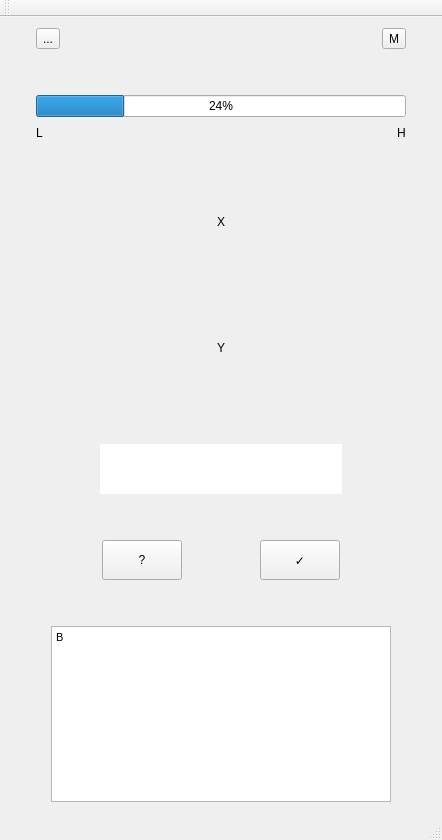
<?xml version="1.0" encoding="UTF-8"?>
<ui version="4.0">
 <class>MainWindow</class>
 <widget class="QMainWindow" name="MainWindow">
  <property name="geometry">
   <rect>
    <x>0</x>
    <y>0</y>
    <width>442</width>
    <height>840</height>
   </rect>
  </property>
  <property name="focusPolicy">
   <enum>Qt::ClickFocus</enum>
  </property>
  <property name="windowTitle">
   <string>AnyWord</string>
  </property>
  <widget class="QWidget" name="centralWidget">
   <layout class="QGridLayout" name="gridLayout">
    <item row="0" column="1">
     <layout class="QVBoxLayout" name="verticalLayout">
      <item>
       <layout class="QHBoxLayout" name="horizontalLayout_6">
        <item>
         <spacer name="horizontalSpacer_16">
          <property name="orientation">
           <enum>Qt::Horizontal</enum>
          </property>
          <property name="sizeType">
           <enum>QSizePolicy::Fixed</enum>
          </property>
          <property name="sizeHint" stdset="0">
           <size>
            <width>5</width>
            <height>20</height>
           </size>
          </property>
         </spacer>
        </item>
        <item>
         <widget class="QToolButton" name="toolButton">
          <property name="focusPolicy">
           <enum>Qt::NoFocus</enum>
          </property>
          <property name="text">
           <string>...</string>
          </property>
          <property name="arrowType">
           <enum>Qt::NoArrow</enum>
          </property>
         </widget>
        </item>
        <item>
         <spacer name="horizontalSpacer_15">
          <property name="orientation">
           <enum>Qt::Horizontal</enum>
          </property>
          <property name="sizeHint" stdset="0">
           <size>
            <width>40</width>
            <height>20</height>
           </size>
          </property>
         </spacer>
        </item>
        <item>
         <widget class="QToolButton" name="toolButton_2">
          <property name="focusPolicy">
           <enum>Qt::NoFocus</enum>
          </property>
          <property name="text">
           <string>M</string>
          </property>
         </widget>
        </item>
        <item>
         <spacer name="horizontalSpacer_14">
          <property name="orientation">
           <enum>Qt::Horizontal</enum>
          </property>
          <property name="sizeType">
           <enum>QSizePolicy::Fixed</enum>
          </property>
          <property name="sizeHint" stdset="0">
           <size>
            <width>5</width>
            <height>20</height>
           </size>
          </property>
         </spacer>
        </item>
       </layout>
      </item>
      <item>
       <spacer name="verticalSpacer">
        <property name="orientation">
         <enum>Qt::Vertical</enum>
        </property>
        <property name="sizeType">
         <enum>QSizePolicy::MinimumExpanding</enum>
        </property>
        <property name="sizeHint" stdset="0">
         <size>
          <width>20</width>
          <height>40</height>
         </size>
        </property>
       </spacer>
      </item>
      <item>
       <layout class="QHBoxLayout" name="horizontalLayout_5">
        <item>
         <spacer name="horizontalSpacer_13">
          <property name="orientation">
           <enum>Qt::Horizontal</enum>
          </property>
          <property name="sizeType">
           <enum>QSizePolicy::Fixed</enum>
          </property>
          <property name="sizeHint" stdset="0">
           <size>
            <width>5</width>
            <height>20</height>
           </size>
          </property>
         </spacer>
        </item>
        <item>
         <widget class="QProgressBar" name="ProgressBar">
          <property name="value">
           <number>24</number>
          </property>
         </widget>
        </item>
        <item>
         <spacer name="horizontalSpacer_12">
          <property name="orientation">
           <enum>Qt::Horizontal</enum>
          </property>
          <property name="sizeType">
           <enum>QSizePolicy::Fixed</enum>
          </property>
          <property name="sizeHint" stdset="0">
           <size>
            <width>5</width>
            <height>20</height>
           </size>
          </property>
         </spacer>
        </item>
       </layout>
      </item>
      <item>
       <layout class="QHBoxLayout" name="horizontalLayout_8">
        <item>
         <spacer name="horizontalSpacer_20">
          <property name="orientation">
           <enum>Qt::Horizontal</enum>
          </property>
          <property name="sizeType">
           <enum>QSizePolicy::Fixed</enum>
          </property>
          <property name="sizeHint" stdset="0">
           <size>
            <width>5</width>
            <height>20</height>
           </size>
          </property>
         </spacer>
        </item>
        <item>
         <widget class="QLabel" name="label">
          <property name="text">
           <string>L</string>
          </property>
         </widget>
        </item>
        <item>
         <spacer name="horizontalSpacer_21">
          <property name="orientation">
           <enum>Qt::Horizontal</enum>
          </property>
          <property name="sizeHint" stdset="0">
           <size>
            <width>40</width>
            <height>20</height>
           </size>
          </property>
         </spacer>
        </item>
        <item>
         <widget class="QLabel" name="label_2">
          <property name="text">
           <string>H</string>
          </property>
         </widget>
        </item>
        <item>
         <spacer name="horizontalSpacer_19">
          <property name="orientation">
           <enum>Qt::Horizontal</enum>
          </property>
          <property name="sizeType">
           <enum>QSizePolicy::Fixed</enum>
          </property>
          <property name="sizeHint" stdset="0">
           <size>
            <width>5</width>
            <height>20</height>
           </size>
          </property>
         </spacer>
        </item>
       </layout>
      </item>
      <item>
       <spacer name="verticalSpacer_6">
        <property name="orientation">
         <enum>Qt::Vertical</enum>
        </property>
        <property name="sizeHint" stdset="0">
         <size>
          <width>20</width>
          <height>40</height>
         </size>
        </property>
       </spacer>
      </item>
      <item>
       <layout class="QHBoxLayout" name="horizontalLayout">
        <item>
         <spacer name="horizontalSpacer_2">
          <property name="orientation">
           <enum>Qt::Horizontal</enum>
          </property>
          <property name="sizeHint" stdset="0">
           <size>
            <width>40</width>
            <height>20</height>
           </size>
          </property>
         </spacer>
        </item>
        <item>
         <widget class="QLabel" name="WordLabel">
          <property name="minimumSize">
           <size>
            <width>300</width>
            <height>100</height>
           </size>
          </property>
          <property name="text">
           <string>X</string>
          </property>
          <property name="textFormat">
           <enum>Qt::AutoText</enum>
          </property>
          <property name="alignment">
           <set>Qt::AlignCenter</set>
          </property>
         </widget>
        </item>
        <item>
         <spacer name="horizontalSpacer">
          <property name="orientation">
           <enum>Qt::Horizontal</enum>
          </property>
          <property name="sizeHint" stdset="0">
           <size>
            <width>40</width>
            <height>20</height>
           </size>
          </property>
         </spacer>
        </item>
       </layout>
      </item>
      <item>
       <spacer name="verticalSpacer_2">
        <property name="orientation">
         <enum>Qt::Vertical</enum>
        </property>
        <property name="sizeType">
         <enum>QSizePolicy::Fixed</enum>
        </property>
        <property name="sizeHint" stdset="0">
         <size>
          <width>20</width>
          <height>20</height>
         </size>
        </property>
       </spacer>
      </item>
      <item>
       <layout class="QHBoxLayout" name="horizontalLayout_3">
        <item>
         <spacer name="horizontalSpacer_7">
          <property name="orientation">
           <enum>Qt::Horizontal</enum>
          </property>
          <property name="sizeHint" stdset="0">
           <size>
            <width>40</width>
            <height>20</height>
           </size>
          </property>
         </spacer>
        </item>
        <item>
         <widget class="QLabel" name="MeaningLabel">
          <property name="minimumSize">
           <size>
            <width>200</width>
            <height>100</height>
           </size>
          </property>
          <property name="text">
           <string>Y</string>
          </property>
          <property name="alignment">
           <set>Qt::AlignCenter</set>
          </property>
         </widget>
        </item>
        <item>
         <spacer name="horizontalSpacer_6">
          <property name="orientation">
           <enum>Qt::Horizontal</enum>
          </property>
          <property name="sizeHint" stdset="0">
           <size>
            <width>40</width>
            <height>20</height>
           </size>
          </property>
         </spacer>
        </item>
       </layout>
      </item>
      <item>
       <spacer name="verticalSpacer_4">
        <property name="orientation">
         <enum>Qt::Vertical</enum>
        </property>
        <property name="sizeType">
         <enum>QSizePolicy::MinimumExpanding</enum>
        </property>
        <property name="sizeHint" stdset="0">
         <size>
          <width>20</width>
          <height>40</height>
         </size>
        </property>
       </spacer>
      </item>
      <item>
       <layout class="QHBoxLayout" name="horizontalLayout_4">
        <item>
         <spacer name="horizontalSpacer_11">
          <property name="orientation">
           <enum>Qt::Horizontal</enum>
          </property>
          <property name="sizeHint" stdset="0">
           <size>
            <width>40</width>
            <height>20</height>
           </size>
          </property>
         </spacer>
        </item>
        <item>
         <widget class="QLineEdit" name="lineEdit">
          <property name="sizePolicy">
           <sizepolicy hsizetype="Preferred" vsizetype="Preferred">
            <horstretch>0</horstretch>
            <verstretch>0</verstretch>
           </sizepolicy>
          </property>
          <property name="minimumSize">
           <size>
            <width>200</width>
            <height>50</height>
           </size>
          </property>
          <property name="font">
           <font>
            <pointsize>20</pointsize>
           </font>
          </property>
          <property name="cursor">
           <cursorShape>IBeamCursor</cursorShape>
          </property>
          <property name="focusPolicy">
           <enum>Qt::StrongFocus</enum>
          </property>
          <property name="frame">
           <bool>false</bool>
          </property>
          <property name="alignment">
           <set>Qt::AlignCenter</set>
          </property>
          <property name="clearButtonEnabled">
           <bool>true</bool>
          </property>
         </widget>
        </item>
        <item>
         <spacer name="horizontalSpacer_10">
          <property name="orientation">
           <enum>Qt::Horizontal</enum>
          </property>
          <property name="sizeHint" stdset="0">
           <size>
            <width>40</width>
            <height>20</height>
           </size>
          </property>
         </spacer>
        </item>
       </layout>
      </item>
      <item>
       <spacer name="verticalSpacer_5">
        <property name="orientation">
         <enum>Qt::Vertical</enum>
        </property>
        <property name="sizeType">
         <enum>QSizePolicy::MinimumExpanding</enum>
        </property>
        <property name="sizeHint" stdset="0">
         <size>
          <width>20</width>
          <height>40</height>
         </size>
        </property>
       </spacer>
      </item>
      <item>
       <layout class="QHBoxLayout" name="horizontalLayout_2">
        <item>
         <spacer name="horizontalSpacer_4">
          <property name="orientation">
           <enum>Qt::Horizontal</enum>
          </property>
          <property name="sizeType">
           <enum>QSizePolicy::MinimumExpanding</enum>
          </property>
          <property name="sizeHint" stdset="0">
           <size>
            <width>40</width>
            <height>20</height>
           </size>
          </property>
         </spacer>
        </item>
        <item>
         <widget class="QPushButton" name="IDontKnowTheWordPushButton">
          <property name="sizePolicy">
           <sizepolicy hsizetype="MinimumExpanding" vsizetype="MinimumExpanding">
            <horstretch>0</horstretch>
            <verstretch>0</verstretch>
           </sizepolicy>
          </property>
          <property name="minimumSize">
           <size>
            <width>40</width>
            <height>40</height>
           </size>
          </property>
          <property name="text">
           <string>?</string>
          </property>
         </widget>
        </item>
        <item>
         <spacer name="horizontalSpacer_5">
          <property name="orientation">
           <enum>Qt::Horizontal</enum>
          </property>
          <property name="sizeType">
           <enum>QSizePolicy::MinimumExpanding</enum>
          </property>
          <property name="sizeHint" stdset="0">
           <size>
            <width>40</width>
            <height>20</height>
           </size>
          </property>
         </spacer>
        </item>
        <item>
         <widget class="QPushButton" name="IKnowTheWordPushButton">
          <property name="sizePolicy">
           <sizepolicy hsizetype="MinimumExpanding" vsizetype="MinimumExpanding">
            <horstretch>0</horstretch>
            <verstretch>0</verstretch>
           </sizepolicy>
          </property>
          <property name="minimumSize">
           <size>
            <width>40</width>
            <height>40</height>
           </size>
          </property>
          <property name="text">
           <string>✓</string>
          </property>
         </widget>
        </item>
        <item>
         <spacer name="horizontalSpacer_3">
          <property name="orientation">
           <enum>Qt::Horizontal</enum>
          </property>
          <property name="sizeType">
           <enum>QSizePolicy::MinimumExpanding</enum>
          </property>
          <property name="sizeHint" stdset="0">
           <size>
            <width>40</width>
            <height>20</height>
           </size>
          </property>
         </spacer>
        </item>
       </layout>
      </item>
      <item>
       <spacer name="verticalSpacer_3">
        <property name="orientation">
         <enum>Qt::Vertical</enum>
        </property>
        <property name="sizeType">
         <enum>QSizePolicy::MinimumExpanding</enum>
        </property>
        <property name="sizeHint" stdset="0">
         <size>
          <width>20</width>
          <height>40</height>
         </size>
        </property>
       </spacer>
      </item>
      <item>
       <layout class="QHBoxLayout" name="horizontalLayout_7">
        <item>
         <spacer name="horizontalSpacer_18">
          <property name="orientation">
           <enum>Qt::Horizontal</enum>
          </property>
          <property name="sizeType">
           <enum>QSizePolicy::Fixed</enum>
          </property>
          <property name="sizeHint" stdset="0">
           <size>
            <width>20</width>
            <height>20</height>
           </size>
          </property>
         </spacer>
        </item>
        <item>
         <widget class="QTextEdit" name="textEdit">
          <property name="sizePolicy">
           <sizepolicy hsizetype="Expanding" vsizetype="Expanding">
            <horstretch>0</horstretch>
            <verstretch>0</verstretch>
           </sizepolicy>
          </property>
          <property name="focusPolicy">
           <enum>Qt::NoFocus</enum>
          </property>
          <property name="html">
           <string>&lt;!DOCTYPE HTML PUBLIC &quot;-//W3C//DTD HTML 4.0//EN&quot; &quot;http://www.w3.org/TR/REC-html40/strict.dtd&quot;&gt;
&lt;html&gt;&lt;head&gt;&lt;meta name=&quot;qrichtext&quot; content=&quot;1&quot; /&gt;&lt;style type=&quot;text/css&quot;&gt;
p, li { white-space: pre-wrap; }
&lt;/style&gt;&lt;/head&gt;&lt;body style=&quot; font-family:'MS Shell Dlg 2'; font-size:8pt; font-weight:400; font-style:normal;&quot;&gt;
&lt;p style=&quot; margin-top:0px; margin-bottom:0px; margin-left:0px; margin-right:0px; -qt-block-indent:0; text-indent:0px;&quot;&gt;B&lt;/p&gt;&lt;/body&gt;&lt;/html&gt;</string>
          </property>
         </widget>
        </item>
        <item>
         <spacer name="horizontalSpacer_17">
          <property name="orientation">
           <enum>Qt::Horizontal</enum>
          </property>
          <property name="sizeType">
           <enum>QSizePolicy::Fixed</enum>
          </property>
          <property name="sizeHint" stdset="0">
           <size>
            <width>20</width>
            <height>20</height>
           </size>
          </property>
         </spacer>
        </item>
       </layout>
      </item>
      <item>
       <spacer name="verticalSpacer_7">
        <property name="orientation">
         <enum>Qt::Vertical</enum>
        </property>
        <property name="sizeType">
         <enum>QSizePolicy::Fixed</enum>
        </property>
        <property name="sizeHint" stdset="0">
         <size>
          <width>20</width>
          <height>5</height>
         </size>
        </property>
       </spacer>
      </item>
     </layout>
    </item>
    <item row="0" column="0">
     <spacer name="horizontalSpacer_8">
      <property name="orientation">
       <enum>Qt::Horizontal</enum>
      </property>
      <property name="sizeType">
       <enum>QSizePolicy::Fixed</enum>
      </property>
      <property name="sizeHint" stdset="0">
       <size>
        <width>20</width>
        <height>20</height>
       </size>
      </property>
     </spacer>
    </item>
    <item row="0" column="2">
     <spacer name="horizontalSpacer_9">
      <property name="orientation">
       <enum>Qt::Horizontal</enum>
      </property>
      <property name="sizeType">
       <enum>QSizePolicy::Fixed</enum>
      </property>
      <property name="sizeHint" stdset="0">
       <size>
        <width>20</width>
        <height>20</height>
       </size>
      </property>
     </spacer>
    </item>
   </layout>
  </widget>
  <widget class="QMenuBar" name="menuBar">
   <property name="geometry">
    <rect>
     <x>0</x>
     <y>0</y>
     <width>442</width>
     <height>17</height>
    </rect>
   </property>
  </widget>
  <widget class="QToolBar" name="mainToolBar">
   <attribute name="toolBarArea">
    <enum>TopToolBarArea</enum>
   </attribute>
   <attribute name="toolBarBreak">
    <bool>false</bool>
   </attribute>
  </widget>
  <widget class="QStatusBar" name="statusBar"/>
 </widget>
 <layoutdefault spacing="6" margin="11"/>
 <tabstops>
  <tabstop>IKnowTheWordPushButton</tabstop>
  <tabstop>IDontKnowTheWordPushButton</tabstop>
 </tabstops>
 <resources/>
 <connections/>
</ui>
